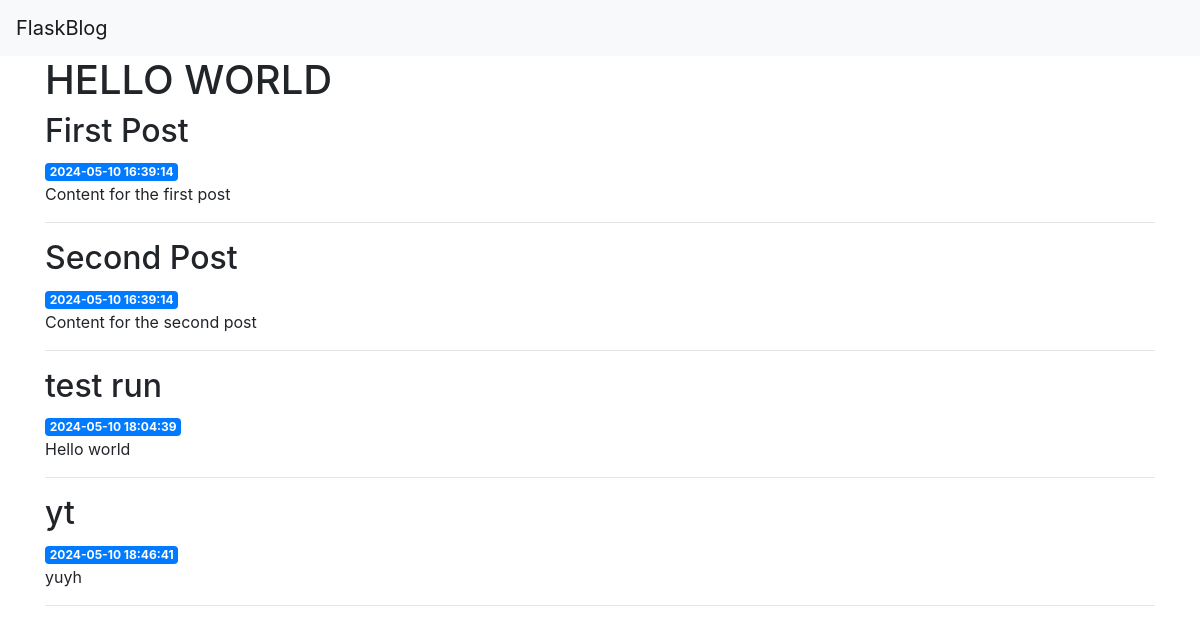
Before: / with the older database file.
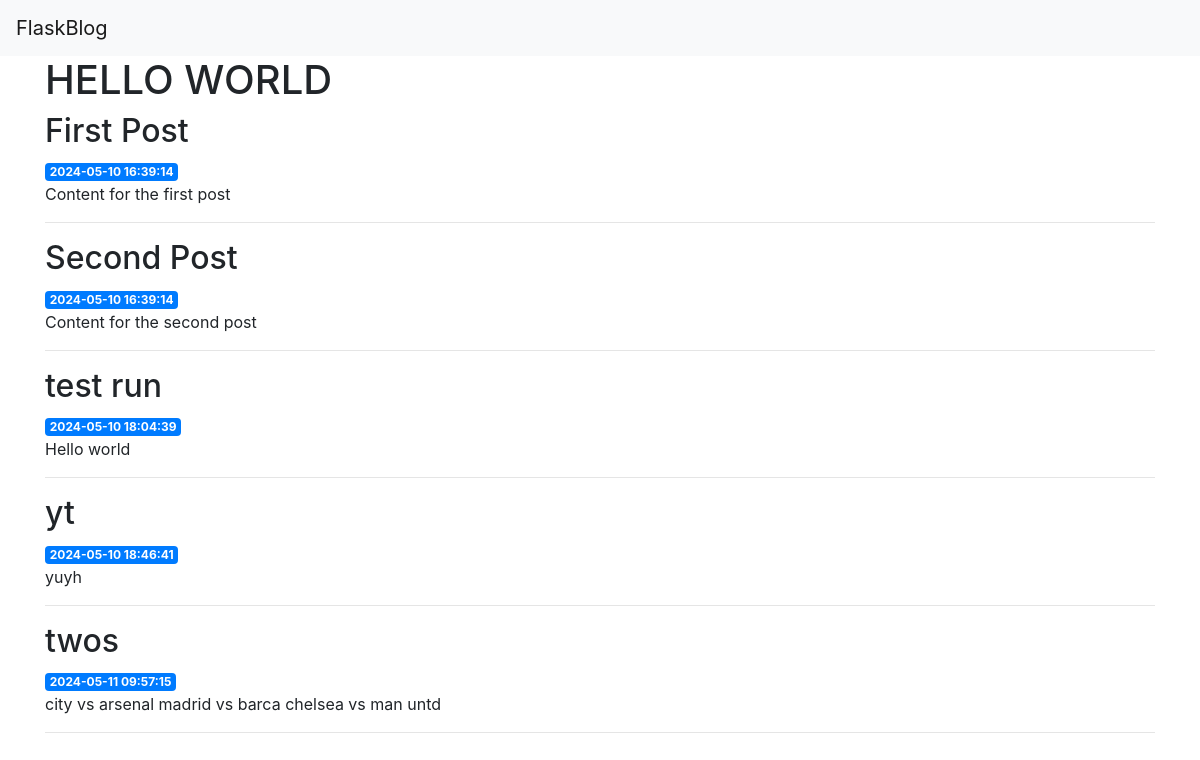
After: the same page with the newer database file.
### tables this page shows
CREATE TABLE posts (
    id INTEGER PRIMARY KEY AUTOINCREMENT,
    created TIMESTAMP NOT NULL DEFAULT CURRENT_TIMESTAMP,
    title TEXT NOT NULL,
    content TEXT NOT NULL
);

### app.py (the view)
@app.route('/')
def index():
    conn = get_db_connection()
    posts = conn.execute('SELECT * FROM posts').fetchall()
    conn.close()
    return render_template('index.html', posts=posts)

### app.py (called while the page is built)
def get_db_connection():
    conn = sqlite3.connect('database.db')
    conn.row_factory = sqlite3.Row
    return conn

### templates/index.html (shortened to what this page needs)
{% extends 'base.html' %}
{% block content %}
<h1>HELLO WORLD</h1>
{% for post in posts %}
<h2>{{ post['title'] }}</h2>
<span class="badge badge-primary">{{ post['created'] }}</span>
<p>{{ post['content'] }}</p>
<hr>
{% endfor %}
{% endblock %}

### templates/base.html (shortened to what this page needs)
<!doctype html>
<html lang="en">
<head>
    <link rel="stylesheet" href="https://stackpath.bootstrapcdn.com/bootstrap/4.3.1/css/bootstrap.min.css"
>
</head>
<body>
    <nav class="navbar navbar-expand-md navbar-light bg-light">
        <a class="navbar-brand" href="{{ url_for('index')}}">FlaskBlog</a>
    </nav>
    <div class="container">
        {% block content %} {% endblock %}
    </div>
</body>
</html>

Changed rows visible on the page:
added posts: title "twos", created "2024-05-11 09:57:15", content "city vs arsenal madrid vs barca chelsea vs man untd"
